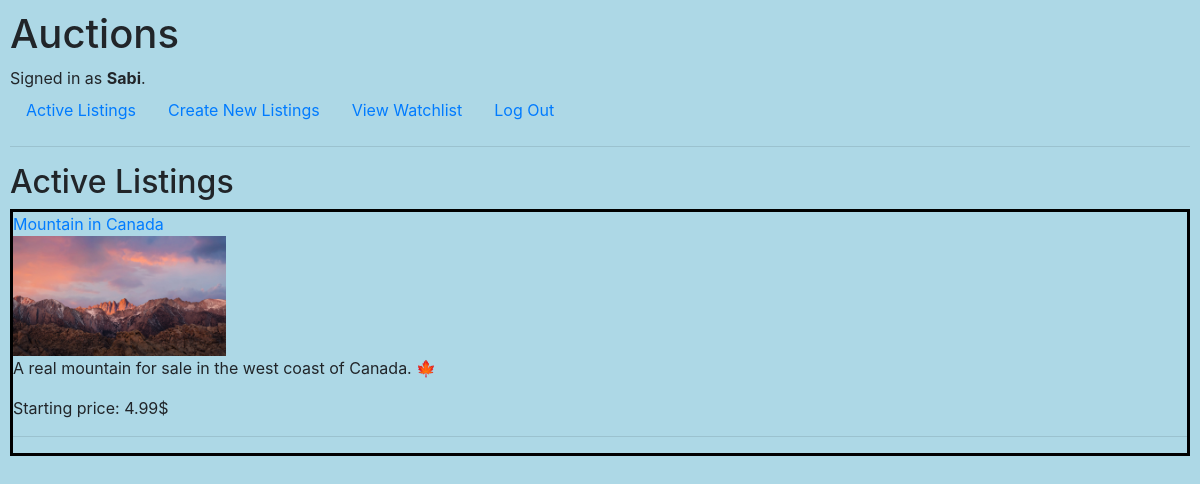
Screenshot of / (signed in) with the database file from the repository.
### auctions/models.py (models this page shows, shortened)
class User(AbstractUser):
    email = models.EmailField(unique=True)
    first_name = models.CharField(max_length=30)
    last_name = models.CharField(max_length=30)

class Listings(models.Model):
    CATEGORIES = [
        ('tech', 'Technology'),
        ('clothing', 'Clothing'),
        ('house_hold_items', 'House hold items'),
        ('toys', 'Toys'),
        ('vehicle', 'Vehicles'),
        ('no_category', 'No specific category')
    ]
    item_name = models.CharField(max_length=60)
    item_des = models.TextField(max_length=300)
    item_price = models.FloatField()
    item_image = models.ImageField(upload_to="item_images/", null=True)
    user_id = models.ForeignKey(User, on_delete=models.CASCADE)
    created_at = models.DateTimeField(auto_now_add=True)
    is_closed = models.BooleanField(default=False)
    category = models.CharField(max_length=40, choices=CATEGORIES, default="no_category")

### auctions/views.py (the view)
# urls.py: path("", views.index, name="index"),
def index(request):
    listings = Listings.objects.all().order_by('-pk') #Reverse order by pk
    return render(request, "auctions/index.html", {
        "listings": listings
    })

### auctions/templates/auctions/index.html
{% extends "auctions/layout.html" %}
{% block body %}
    <h2>Active Listings</h2>
    {% for listing in listings %}
    <div class="listing-container">
        <a href="{% url 'listing' listing.pk %}">{{listing.item_name}}</a> <br>
        <img style="height: 120px; width: auto;" src="{{listing.item_image.url}}" alt="item image">
        <p>{{listing.item_des}}</p>
        <p>Starting price: {{listing.item_price}}$</p>
        <hr>
    </div>
    {% empty %}
    <p>There seems to be no listings.</p>
    {% endfor %}
{% endblock %}

### auctions/templates/auctions/layout.html (shortened to what this page needs)
{% load static %}
<!DOCTYPE html>
<html lang="en">
    <head>
        <link rel="stylesheet" href="https://stackpath.bootstrapcdn.com/bootstrap/4.4.1/css/bootstrap.min.css">
        <link href="{% static 'auctions/styles.css' %}" rel="stylesheet">
    </head>
    <body>
        <h1>Auctions</h1>
        <div>
            {% if user.is_authenticated %}
                Signed in as <strong>{{ user.username }}</strong>.
            {% else %}
                Not signed in.
            {% endif %}
        </div>
        <ul class="nav">
            <li class="nav-item">
                <a class="nav-link" href="{% url 'index' %}">Active Listings</a>
            </li>
            {% if user.is_authenticated %}
            <li class="nav-item">
                <a class="nav-link" href="{% url 'create' %}">Create New Listings</a>
            </li>
            <li class="nav-item">
                <a class="nav-link" href="{% url 'watchlist' %}">View Watchlist</a>
            </li>
                <li class="nav-item">
                    <a class="nav-link" href="{% url 'logout' %}">Log Out</a>
                </li>
            {% endif %}
        </ul>
        <hr>
        {% block body %}
        {% endblock %}
    </body>
</html>

### auctions/static/auctions/styles.css (style rules this page uses)
body { padding: 10px; background-color: lightblue; }
.listing-container { border: 3px solid black; }

### rows the page displays
User: username "Sabi"
Listings: item_name "Mountain in Canada", item_image (picture), item_des "A real mountain for sale in the west coast of Canada. 🍁", item_price "4.99"
